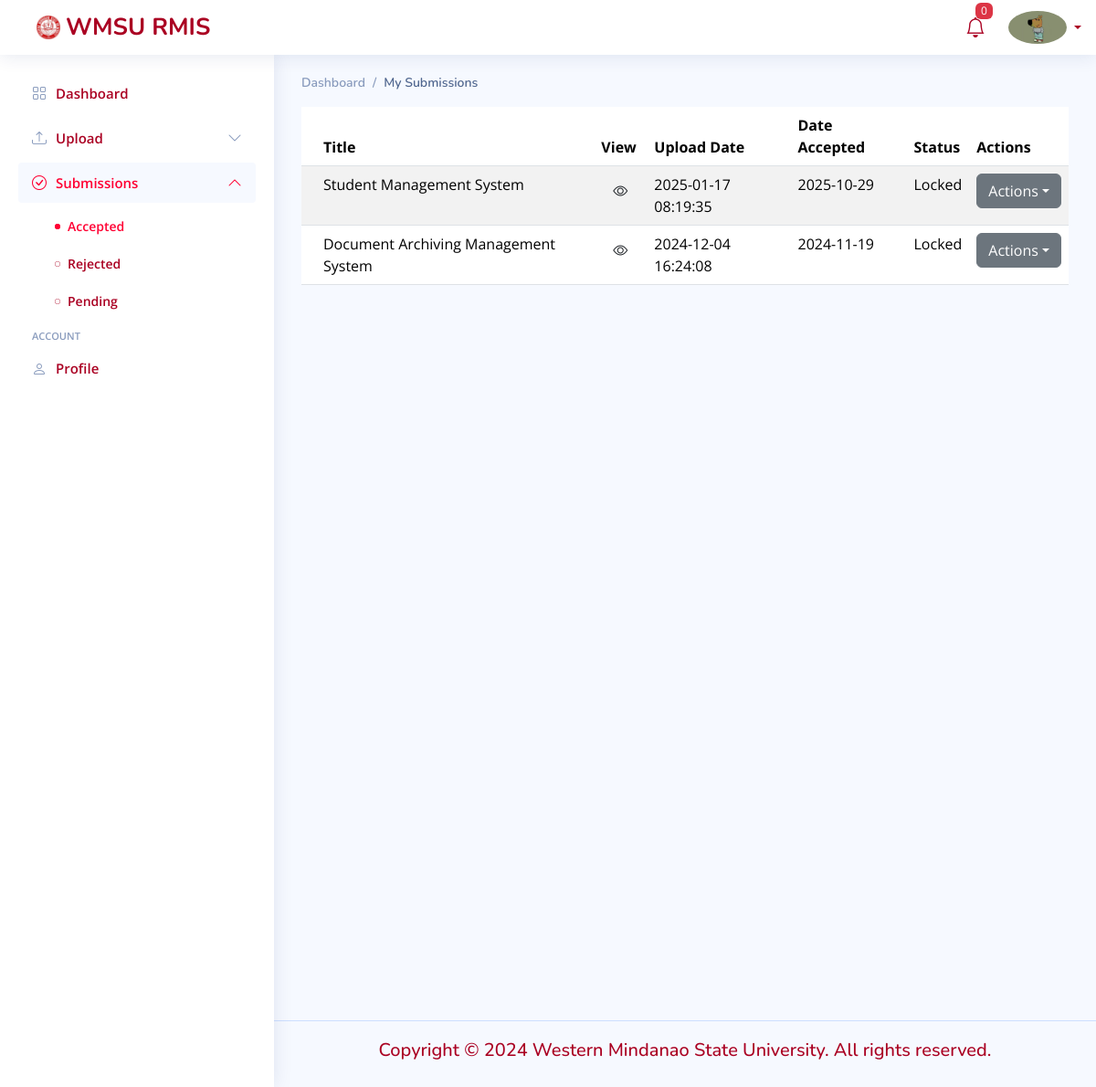
The app's page /mysubmission.php (signed in) with its own data.
### tables this page shows
CREATE TABLE `submission_status` (
  `id` int(11) NOT NULL,
  `submission_id` int(11) DEFAULT NULL,
  `dateofsubmission` timestamp NOT NULL DEFAULT current_timestamp() ON UPDATE current_timestamp(),
  `date_accepted` date DEFAULT NULL,
  `status` varchar(255) DEFAULT NULL,
  `submission_code` int(11) DEFAULT NULL,
  `comments` mediumtext DEFAULT NULL
);

CREATE TABLE `archive` (
  `id` int(11) NOT NULL,
  `research_title` varchar(255) DEFAULT NULL,
  `author` varchar(255) DEFAULT NULL,
  `co_authors` varchar(255) DEFAULT NULL,
  `abstract` varchar(1000) DEFAULT NULL,
  `keywords` varchar(255) DEFAULT NULL,
  `file_path` varchar(255) DEFAULT NULL,
  `UserID` int(11) DEFAULT NULL,
  `adviser_name` varchar(255) DEFAULT NULL,
  `faculty_code` int(11) DEFAULT NULL
);

### php-functions/check_userprofile.php (called while the page is built, shortened)
<?php
include 'dbconnection.php';
function fetch_user_data($user_id) {
    global $conn;
    $sql = "
        SELECT up.first_name, up.middle_name, up.last_name, up.id_number, up.profile_path, up.department, up.college, ua.email, ua.status, ua.is_emailverified, ua.is_verified, ua.is_faculty, ua.is_student
        FROM useraccount ua
        LEFT JOIN userprofile up ON ua.UserID = up.UserID
        WHERE ua.UserID = ?
    ";
    if ($stmt = $conn->prepare($sql)) {
        $stmt->bind_param("i", $user_id);
        $stmt->execute();
        $stmt->bind_result($first_name, $middle_name, $last_name, $id_number, $profile_path, $department, $college, $email, $status, $is_emailverified, $is_verified, $is_faculty, $is_student);
        if ($profile_path && strpos($profile_path, '../') === 0) {
            $profile_path = substr($profile_path, 3);
        }
        $role = '';
        if ($is_faculty) {
            $role = 'Faculty';
        } elseif ($is_student) {
            $role = 'Student';
        }
        return [
            'first_name' => $first_name,
            'middle_name' => $middle_name,
            'last_name' => $last_name,
            'id_number' => $id_number,
            'profile_path' => $profile_path,
            'department' => $department,
            'college' => $college,
            'email' => $email,
            'status' => $status,
            'is_emailverified' => $is_emailverified,
            'is_verified' => $is_verified,
            'role' => $role
        ];
    } else {
        echo "Failed to prepare statement: " . $conn->error;
        exit();
    }
}
?>

### php-functions/fetch-mysubmission.php (called while the page is built, shortened)
<?php
include 'php-functions/dbconnection.php';
$user_id = $_SESSION['student_id'];
$sql = "
    SELECT ss.submission_id, ss.id, a.research_title, ss.dateofsubmission, ss.date_accepted, ss.status
    FROM submission_status ss
    JOIN archive a ON ss.submission_id = a.id
    WHERE a.UserID = ? AND ss.status IN ('Accepted', 'Locked')
";
if ($stmt = $conn->prepare($sql)) {
    $stmt->bind_param("i", $user_id);
    $stmt->execute();
    $result = $stmt->get_result();
    $submissions = array();
    if ($result->num_rows > 0) {
        while ($row = $result->fetch_assoc()) {
            $submissions[] = $row;
        }
    } else {
        $submissions = null;
    }
} else {
    echo "Failed to prepare statement: " . $conn->error;
    exit();
}
?>

### mysubmission.php (the view, shortened to what this page needs)
<?php
include 'php-functions/dbconnection.php';
include 'php-functions/fetch-mysubmission.php';
include 'php-functions/check_userprofile.php';
$user_id = $_SESSION['student_id'];
$user_data = fetch_user_data($user_id);
if ($user_data) {
    $profile_path = $user_data['profile_path'];
} else {
    $first_name = '';
    $last_name = '';
    $profile_path = '';
    $is_verified = 0;
    $role = '';
}
?>
<!DOCTYPE html>
<html lang="en">
<head>
  <link href="static/vendor/bootstrap/css/bootstrap.min.css" rel="stylesheet">
    <link href="static/vendor/bootstrap-icons/bootstrap-icons.css" rel="stylesheet">
    <link href="static/vendor/boxicons/css/boxicons.min.css" rel="stylesheet">
    <link href="static/vendor/remixicon/remixicon.css" rel="stylesheet">
    <link href="static/css/dashboard-style.css" rel="stylesheet">
</head>
<body>
  <header id="header" class="header fixed-top d-flex align-items-center">
    <div class="d-flex align-items-center justify-content-between">
      <a href="logged-in.php" class="logo d-flex align-items-center">
      <img src="static/img/wmsu-crop.jpg" alt="">
      <span class="d-none d-lg-block">WMSU RMIS</span>
      </a>
    </div>
    <nav class="header-nav ms-auto">
        <ul class="d-flex align-items-center">
        <li class="nav-item dropdown">
    <a class="nav-link nav-icon" href="#" data-bs-toggle="dropdown" id="notificationDropdown">
        <i class="bi bi-bell"></i>
        <span class="badge bg-danger badge-number" id="notificationBadge">0</span>
    </a>
</li>
        <li class="nav-item dropdown pe-3">
          <a class="nav-link nav-profile d-flex align-items-center pe-0" href="#" data-bs-toggle="dropdown">
          <img src="<?php echo htmlspecialchars($profile_path); ?>" alt="Profile" class="rounded-circle">
            <span class="d-none d-md-block dropdown-toggle ps-2"></span>
          </a>
        </li>
      </ul>
    </nav>
  </header>
  <aside id="sidebar" class="sidebar">
    <ul class="sidebar-nav" id="sidebar-nav">
      <li class="nav-item">
        <a class="nav-link collapsed" href="student-dashboard.php">
          <i class="bi bi-grid"></i>
          <span>Dashboard</span>
        </a>
      </li>
      <li class="nav-item">
    <a class="nav-link collapsed" data-bs-target="#dashboard-nav" data-bs-toggle="collapse" href="">
        <i class="bi bi-upload"></i><span>Upload</span><i class="bi bi-chevron-down ms-auto"></i>
    </a>
</li>
<li class="nav-item">
    <a class="nav-link collapse" data-bs-target="#submissions-nav" data-bs-toggle="collapse" href="">
        <i class="bi bi-check-circle"></i><span>Submissions</span><i class="bi bi-chevron-down ms-auto"></i>
    </a>
    <ul id="submissions-nav" class="nav-content collapsed" data-bs-parent="#sidebar-nav">
        <li>
        <a href="mysubmission.php" class="active">
                <i class="bi bi-circle" ></i><span>Accepted</span>
            </a>
            <a href="rejected.php">
                <i class="bi bi-circle"></i><span>Rejected</span>
            </a>
            <a href="status.php">
                <i class="bi bi-circle"></i><span>Pending</span>
            </a>
        </li>
    </ul>
</li>
      <li class="nav-heading">Account</li>
      <li class="nav-item">
        <a class="nav-link collapsed" href="student-profile.php">
          <i class="bi bi-person"></i>
          <span>Profile</span>
        </a>
      </li>
    </ul>
  </aside>
  <main id="main" class="main">
    <div class="pagetitle">
      <nav>
        <ol class="breadcrumb">
          <li class="breadcrumb-item"><a href="student-dashboard.php">Dashboard</a></li>
          <li class="breadcrumb-item active">My Submissions</li>
        </ol>
      </nav>
    </div>
    <section class="section dashboard">
      <div class="row">
        <div class="col-lg-12">
    <div class="table-responsive" style="height: 480px;">
      <table class="table table-striped">
      <thead>
    <tr>
        <th scope="col"></th>
        <th scope="col">Title</th>
        <th scope="col">View</th>
        <th scope="col">Upload Date</th>
        <th scope="col">Date Accepted</th>
        <th scope="col">Status</th>
        <th scope="col">Actions</th>
    </tr>
</thead>
<tbody>
    <?php
    if ($submissions) {
        foreach ($submissions as $submission) {
            echo "<tr>";
            echo "<th scope='row'></th>";
            echo "<td>" . htmlspecialchars($submission['research_title']) . "</td>";
            echo "<td><button type='button' class='btn view-btn' data-bs-toggle='modal' data-bs-target='#viewModal' data-id='" . htmlspecialchars($submission['submission_id']) . "'><i class='bi bi-eye'></i></button></td>";
            echo "<td>" . htmlspecialchars($submission['dateofsubmission']) . "</td>";
            $date_accepted = $submission['date_accepted'] ?? '';
            echo "<td>" . htmlspecialchars($date_accepted) . "</td>";
            echo "<td style='color: " . ($submission['status'] == 'Approved' ? 'green' : 'black') . ";'>" . htmlspecialchars($submission['status']) . "</td>";
            echo "<td>";
if ($submission['status'] == 'Accepted' || $submission['status'] == 'Locked') {
    echo "<div class='dropdown'>";
    echo "<button class='btn btn-secondary dropdown-toggle' type='button' id='dropdownMenuButton' data-bs-toggle='dropdown' aria-expanded='false'>";
    echo "Actions";
    echo "</button>";
    echo "</div>";
}
echo "</td>";
            echo "</tr>";
        }
    } else {
        echo "<tr><td colspan='6' class='text-center'>No submissions yet</td></tr>";
    }
    ?>
</tbody>
      </table>
    </div>
  </div>
      </div>
    </section>
  </main>
  <footer id="footer" class="footer" style="margin-top: 500px;">
    <div class="copyright">
      <H2  style="font-size: 20px;">Copyright © 2024 Western Mindanao State University. All rights reserved.
    </div>
  </footer>
</body>
</html>

### static/css/dashboard-style.css (style rules this page uses)
:root { scroll-behavior: smooth; }
body { font-family: "Open Sans", sans-serif; background: #f6f9ff; color: #444444; }
a { color: rgb(255,0,51); text-decoration: none; }
h1, h2, h3, h4, h5, h6 { font-family: "Nunito", sans-serif; }
#main { margin-top: 60px; padding: 20px 30px; transition: all 0.3s; }
.pagetitle { margin-bottom: 10px; }
.breadcrumb { font-size: 14px; font-family: "Nunito", sans-serif; color: #899bbd; font-weight: 600; }
.breadcrumb a { color: #899bbd; transition: 0.3s; }
.breadcrumb .breadcrumb-item::before { color: #899bbd; }
.breadcrumb .active { color: #51678f; font-weight: 600; }
.logo { line-height: 1; margin-left: 20px; }
@media (min-width: 1200px) { .logo { width: 280px; } }
.logo img { max-height: 26px; margin-right: 6px; }
.logo span { font-size: 26px; font-weight: 700; color: #AA0022; font-family: "Nunito", sans-serif; }
.header { transition: all 0.5s; z-index: 997; height: 60px; box-shadow: 0px 2px 20px rgba(1, 41, 112, 0.1); background-color: #fff; padding-left: 20px; }
.header-nav ul { list-style: none; }
.header-nav>ul { margin: 0; padding: 0; }
.header-nav .nav-icon { font-size: 22px; color: #AA0022; margin-right: 25px; position: relative; }
.header-nav .nav-profile { color: #AA0022; }
.header-nav .nav-profile img { max-height: 36px; }
.header-nav .nav-profile span { font-size: 14px; font-weight: 600; }
.header-nav .badge-number { position: absolute; inset: -10px -8px auto auto; font-weight: normal; font-size: 12px; padding: 3px 6px; }
.sidebar { position: fixed; top: 60px; left: 0; bottom: 0; width: 300px; z-index: 996; transition: all 0.3s; padding: 20px; overflow-y: auto; scrollbar-width: thin; scrollbar-color: #aab7cf transparent; box-shadow: 0px 0px 20px rgba(1, 41, 112, 0.1); background-color: #fff; }
@media (min-width: 1200px) { #main, #footer { margin-left: 300px; } }
.sidebar-nav { padding: 0; margin: 0; list-style: none; }
.sidebar-nav li { padding: 0; margin: 0; list-style: none; }
.sidebar-nav .nav-item { margin-bottom: 5px; }
.sidebar-nav .nav-heading { font-size: 11px; text-transform: uppercase; color: #899bbd; font-weight: 600; margin: 10px 0 5px 15px; }
.sidebar-nav .nav-link { display: flex; align-items: center; font-size: 15px; font-weight: 600; color: rgb(255,0,51); transition: 0.3; background: #f6f9ff; padding: 10px 15px; border-radius: 4px; }
.sidebar-nav .nav-link i { font-size: 16px; margin-right: 10px; color: rgb(255,0,51); }
.sidebar-nav .nav-link.collapsed { color: #AA0022; background: #fff; }
.sidebar-nav .nav-link.collapsed i { color: #899bbd; }
.sidebar-nav .nav-link .bi-chevron-down { margin-right: 0; transition: transform 0.2s ease-in-out; }
.sidebar-nav .nav-link:not(.collapsed) .bi-chevron-down { transform: rotate(180deg); }
.sidebar-nav .nav-content { padding: 5px 0 0 0; margin: 0; list-style: none; }
.sidebar-nav .nav-content a { display: flex; align-items: center; font-size: 14px; font-weight: 600; color: #AA0022; transition: 0.3; padding: 10px 0 10px 40px; transition: 0.3s; }
.sidebar-nav .nav-content a i { font-size: 6px; margin-right: 8px; line-height: 0; border-radius: 50%; }
.sidebar-nav .nav-content a:hover, .sidebar-nav .nav-content a.active { color: rgb(255,0,51); }
.sidebar-nav .nav-content a.active i { background-color: rgb(255,0,51); }
.footer { padding: 20px 0; font-size: 14px; transition: all 0.3s; border-top: 1px solid #cddfff; }
.footer .copyright { text-align: center; color: #AA0022; }

### records on screen
submission_status: submission.research_title "Student Management System", dateofsubmission "2025-01-17 08:19:35", date_accepted "2025-10-29", status "Locked"
submission_status: submission.research_title "Document Archiving Management System", dateofsubmission "2024-12-04 16:24:08", date_accepted "2024-11-19", status "Locked"
